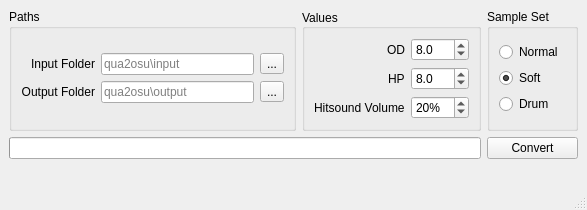
<?xml version="1.0" encoding="UTF-8"?>
<ui version="4.0">
 <class>MainWindow</class>
 <widget class="QMainWindow" name="MainWindow">
  <property name="enabled">
   <bool>true</bool>
  </property>
  <property name="geometry">
   <rect>
    <x>0</x>
    <y>0</y>
    <width>587</width>
    <height>193</height>
   </rect>
  </property>
  <property name="sizePolicy">
   <sizepolicy hsizetype="Fixed" vsizetype="Fixed">
    <horstretch>0</horstretch>
    <verstretch>0</verstretch>
   </sizepolicy>
  </property>
  <property name="minimumSize">
   <size>
    <width>0</width>
    <height>0</height>
   </size>
  </property>
  <property name="maximumSize">
   <size>
    <width>99999</width>
    <height>99999</height>
   </size>
  </property>
  <property name="focusPolicy">
   <enum>Qt::ClickFocus</enum>
  </property>
  <property name="contextMenuPolicy">
   <enum>Qt::NoContextMenu</enum>
  </property>
  <property name="acceptDrops">
   <bool>false</bool>
  </property>
  <property name="windowTitle">
   <string>qua2osu</string>
  </property>
  <property name="tabShape">
   <enum>QTabWidget::Rounded</enum>
  </property>
  <widget class="QWidget" name="centralwidget">
   <layout class="QGridLayout" name="gridLayout_2">
    <item row="0" column="1">
     <widget class="QGroupBox" name="valuesGroupBox">
      <property name="title">
       <string>Values</string>
      </property>
      <property name="alignment">
       <set>Qt::AlignLeading|Qt::AlignLeft|Qt::AlignVCenter</set>
      </property>
      <layout class="QVBoxLayout" name="verticalLayout">
       <item>
        <layout class="QFormLayout" name="valuesFormLayout">
         <property name="labelAlignment">
          <set>Qt::AlignRight|Qt::AlignTrailing|Qt::AlignVCenter</set>
         </property>
         <property name="formAlignment">
          <set>Qt::AlignCenter</set>
         </property>
         <item row="0" column="0">
          <widget class="QLabel" name="label">
           <property name="text">
            <string>OD</string>
           </property>
           <property name="buddy">
            <cstring>odDoubleSpinBox</cstring>
           </property>
          </widget>
         </item>
         <item row="0" column="1">
          <widget class="QDoubleSpinBox" name="odDoubleSpinBox">
           <property name="decimals">
            <number>1</number>
           </property>
           <property name="maximum">
            <double>10.000000000000000</double>
           </property>
           <property name="singleStep">
            <double>0.500000000000000</double>
           </property>
           <property name="value">
            <double>8.000000000000000</double>
           </property>
          </widget>
         </item>
         <item row="1" column="0">
          <widget class="QLabel" name="label_2">
           <property name="text">
            <string>HP</string>
           </property>
           <property name="buddy">
            <cstring>hpDoubleSpinBox</cstring>
           </property>
          </widget>
         </item>
         <item row="2" column="0">
          <widget class="QLabel" name="label_3">
           <property name="text">
            <string>Hitsound Volume</string>
           </property>
           <property name="buddy">
            <cstring>hsVolumeSpinBox</cstring>
           </property>
          </widget>
         </item>
         <item row="2" column="1">
          <widget class="QSpinBox" name="hsVolumeSpinBox">
           <property name="suffix">
            <string>%</string>
           </property>
           <property name="maximum">
            <number>100</number>
           </property>
           <property name="singleStep">
            <number>5</number>
           </property>
           <property name="value">
            <number>20</number>
           </property>
          </widget>
         </item>
         <item row="1" column="1">
          <widget class="QDoubleSpinBox" name="hpDoubleSpinBox">
           <property name="decimals">
            <number>1</number>
           </property>
           <property name="maximum">
            <double>10.000000000000000</double>
           </property>
           <property name="singleStep">
            <double>0.500000000000000</double>
           </property>
           <property name="value">
            <double>8.000000000000000</double>
           </property>
          </widget>
         </item>
        </layout>
       </item>
      </layout>
     </widget>
    </item>
    <item row="0" column="2">
     <widget class="QGroupBox" name="sampleSetsGroupBox">
      <property name="title">
       <string>Sample Set</string>
      </property>
      <layout class="QVBoxLayout" name="verticalLayout_4">
       <item>
        <layout class="QVBoxLayout" name="sampleSetVLayout">
         <item>
          <widget class="QRadioButton" name="sampleSetNormalRadioButton">
           <property name="text">
            <string>Normal</string>
           </property>
           <property name="checked">
            <bool>false</bool>
           </property>
          </widget>
         </item>
         <item>
          <widget class="QRadioButton" name="sampleSetSoftRadioButton">
           <property name="text">
            <string>Soft</string>
           </property>
           <property name="checked">
            <bool>true</bool>
           </property>
          </widget>
         </item>
         <item>
          <widget class="QRadioButton" name="sampleSetDrumRadioButton">
           <property name="text">
            <string>Drum</string>
           </property>
          </widget>
         </item>
        </layout>
       </item>
      </layout>
     </widget>
    </item>
    <item row="0" column="0">
     <widget class="QGroupBox" name="pathsGroupBox">
      <property name="title">
       <string>Paths</string>
      </property>
      <layout class="QVBoxLayout" name="verticalLayout_2">
       <item>
        <layout class="QGridLayout" name="pathsGridLayout">
         <item row="1" column="1">
          <widget class="QLineEdit" name="outputLineEdit">
           <property name="locale">
            <locale language="English" country="UnitedStates"/>
           </property>
           <property name="placeholderText">
            <string>qua2osu\output</string>
           </property>
          </widget>
         </item>
         <item row="1" column="2">
          <widget class="QToolButton" name="outputToolButton">
           <property name="toolTip">
            <string>&lt;html&gt;&lt;head/&gt;&lt;body&gt;&lt;p&gt;Open a file dialog to choose where your resulting .osz files should be put&lt;/p&gt;&lt;/body&gt;&lt;/html&gt;</string>
           </property>
           <property name="text">
            <string>...</string>
           </property>
          </widget>
         </item>
         <item row="0" column="2">
          <widget class="QToolButton" name="inputToolButton">
           <property name="toolTip">
            <string>&lt;html&gt;&lt;head/&gt;&lt;body&gt;&lt;p&gt;Open a file dialog to select a folder of .qp files&lt;/p&gt;&lt;/body&gt;&lt;/html&gt;</string>
           </property>
           <property name="text">
            <string>...</string>
           </property>
           <property name="popupMode">
            <enum>QToolButton::DelayedPopup</enum>
           </property>
          </widget>
         </item>
         <item row="0" column="0">
          <widget class="QLabel" name="inputLabel">
           <property name="text">
            <string>Input Folder</string>
           </property>
           <property name="alignment">
            <set>Qt::AlignRight|Qt::AlignTrailing|Qt::AlignVCenter</set>
           </property>
           <property name="buddy">
            <cstring>inputLineEdit</cstring>
           </property>
          </widget>
         </item>
         <item row="1" column="0">
          <widget class="QLabel" name="outputLabel">
           <property name="text">
            <string>Output Folder</string>
           </property>
           <property name="alignment">
            <set>Qt::AlignRight|Qt::AlignTrailing|Qt::AlignVCenter</set>
           </property>
           <property name="buddy">
            <cstring>outputLineEdit</cstring>
           </property>
          </widget>
         </item>
         <item row="0" column="1">
          <widget class="QLineEdit" name="inputLineEdit">
           <property name="locale">
            <locale language="English" country="UnitedStates"/>
           </property>
           <property name="placeholderText">
            <string>qua2osu\input</string>
           </property>
          </widget>
         </item>
        </layout>
       </item>
      </layout>
     </widget>
    </item>
    <item row="1" column="0" colspan="2">
     <widget class="QProgressBar" name="progressBar">
      <property name="value">
       <number>0</number>
      </property>
      <property name="textVisible">
       <bool>false</bool>
      </property>
      <property name="orientation">
       <enum>Qt::Horizontal</enum>
      </property>
      <property name="invertedAppearance">
       <bool>false</bool>
      </property>
     </widget>
    </item>
    <item row="1" column="2">
     <widget class="QPushButton" name="convertPushButton">
      <property name="text">
       <string>Convert</string>
      </property>
      <property name="flat">
       <bool>false</bool>
      </property>
     </widget>
    </item>
    <item row="2" column="0" colspan="3">
     <widget class="QLabel" name="statusLabel">
      <property name="text">
       <string/>
      </property>
      <property name="alignment">
       <set>Qt::AlignLeading|Qt::AlignLeft|Qt::AlignTop</set>
      </property>
      <property name="wordWrap">
       <bool>true</bool>
      </property>
     </widget>
    </item>
   </layout>
  </widget>
  <widget class="QStatusBar" name="statusbar"/>
 </widget>
 <resources/>
 <connections/>
</ui>
